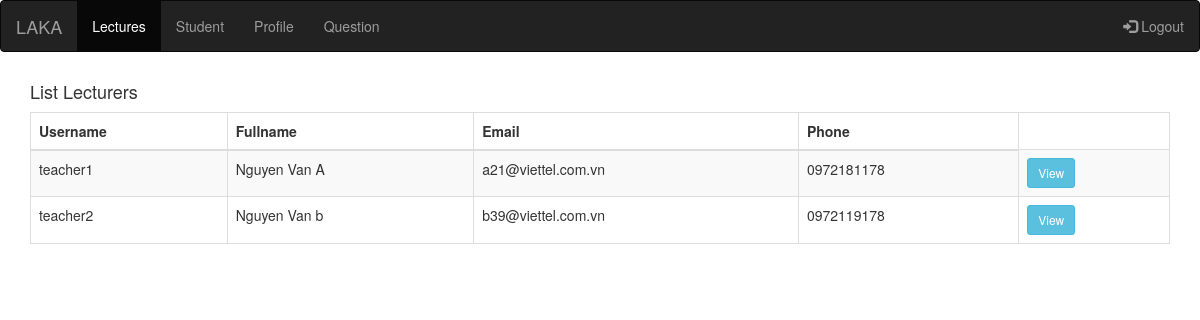
/stu_home.php, run on the app's committed database.
### tables this page shows
CREATE TABLE `user` (
  `id` int(11) NOT NULL,
  `username` varchar(50) NOT NULL,
  `password` varchar(32) NOT NULL,
  `role` int(11) NOT NULL,
  `fullname` varchar(100) NOT NULL,
  `email` varchar(100) NOT NULL,
  `phone` varchar(50) NOT NULL
);

### stu_home.php (the view, shortened to what this page needs)
<?php
    include 'stu_header.php';
?>
<!doctype html>
<html lang="en">
  <head>
    <link rel="stylesheet" href="https://maxcdn.bootstrapcdn.com/bootstrap/3.4.0/css/bootstrap.min.css">
</head>
<body>
    <div class="container mt-4">
        <div class="row">
            <div class="col-md-12">
                <div class="card">
                    <div class="card-header">
                        <h4>List Lecturers</h4>
                    </div>
                    <div class="card-body">
                        <table class="table table-bordered table-striped">
                            <thead>
                                <tr>
                                    <th>Username</th>
                                    <th>Fullname</th>
                                    <th>Email</th>
                                    <th>Phone</th>
                                </tr>
                            </thead>
                            <tbody>
                                <?php
                                    $query = "SELECT * FROM user WHERE role = '0'";
                                    $query_run = mysqli_query($con, $query);
                                    if(mysqli_num_rows($query_run) > 0)
                                    {
                                        foreach($query_run as $lect)
                                        {
                                            ?>
                                            <tr>
                                                <td><?= $lect['username']; ?></td>
                                                <td><?= $lect['fullname']; ?></td>
                                                <td><?= $lect['email']; ?></td>
                                                <td><?= $lect['phone']; ?></td>
                                                <td>
                                                    <a href="lecturers_view.php?id=<?= $lect['id']; ?>" class="btn btn-info btn-sm">View</a>
                                                </td>
                                            </tr>
                                            <?php
                                        }
                                    }
                                    else
                                    {
                                        echo "<h5> No Record Found </h5>";
                                    }
                                ?>
                            </tbody>
                        </table>
                    </div>
                </div>
            </div>
        </div>
    </div>
</body>
</html>

### data on the page
user: username "teacher1", fullname "Nguyen Van A", email "a21@viettel.com.vn", phone "0972181178"
user: username "teacher2", fullname "Nguyen Van b", email "b39@viettel.com.vn", phone "0972119178"
